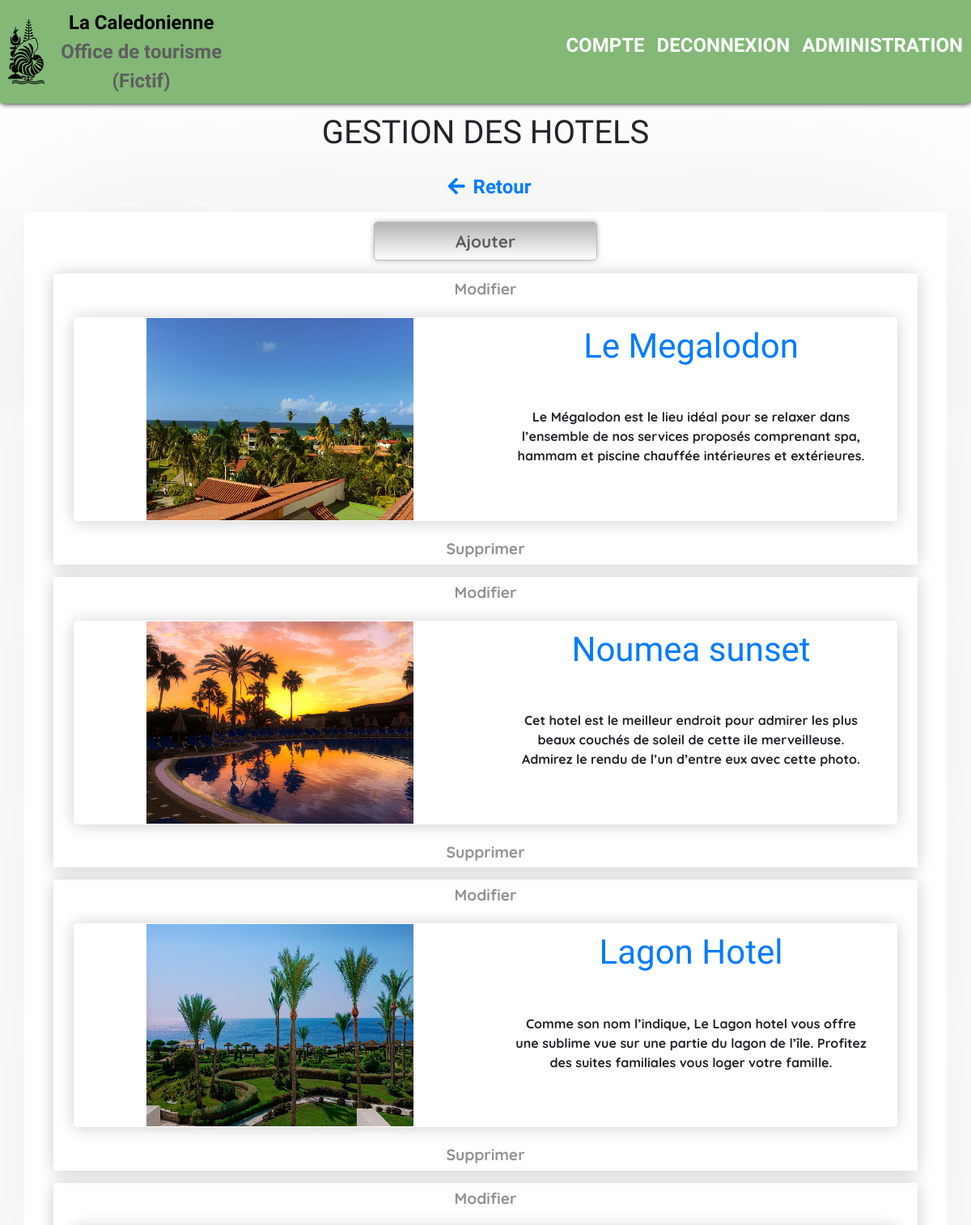
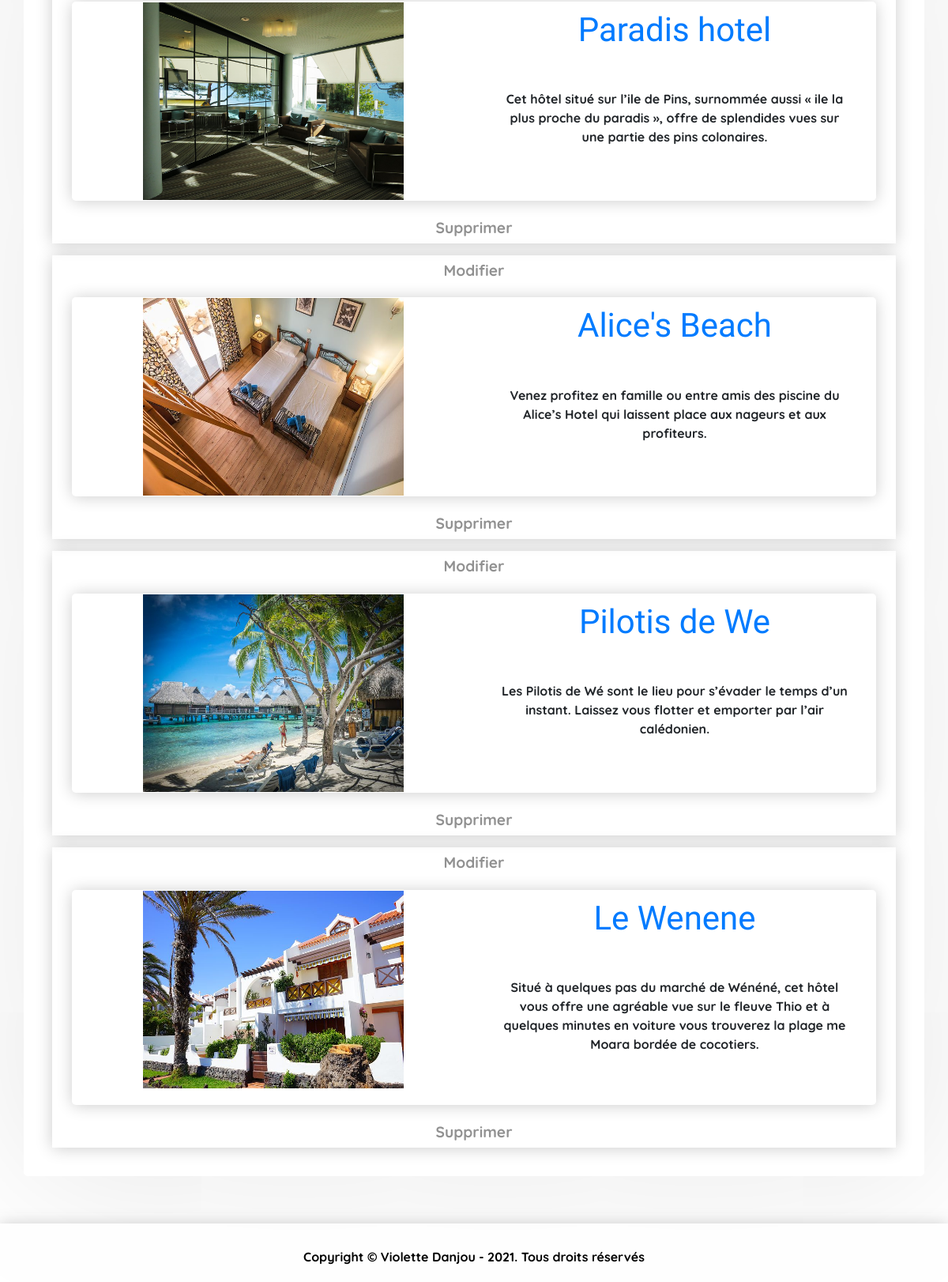
The page /index.php?action=openHotelsAdmin (signed in) on the database its author committed (2 pictures, top to bottom).
### tables this page shows
CREATE TABLE `hotels` (
  `id` int(11) NOT NULL,
  `name` varchar(255) NOT NULL,
  `content` text NOT NULL,
  `location` varchar(255) NOT NULL,
  `rooms` text NOT NULL,
  `prices` text NOT NULL,
  `picture` varchar(255) NOT NULL,
  `swimming_pool` tinyint(1) NOT NULL DEFAULT '0',
  `beach_access` tinyint(1) NOT NULL DEFAULT '0',
  `car_park` tinyint(1) NOT NULL DEFAULT '0',
  `free_wifi` tinyint(1) NOT NULL DEFAULT '0',
  `restaurant` tinyint(1) NOT NULL DEFAULT '0',
  `family_rooms` tinyint(1) NOT NULL DEFAULT '0',
  `television` tinyint(1) NOT NULL DEFAULT '0',
  `airport_shuttle` tinyint(1) NOT NULL DEFAULT '0',
  `air_conditioner` tinyint(1) NOT NULL DEFAULT '0',
  `no_smokers` tinyint(1) NOT NULL DEFAULT '0',
  `animals` tinyint(1) NOT NULL DEFAULT '0',
  `strongbox` tinyint(1) NOT NULL DEFAULT '0',
  `mini_bar` tinyint(1) NOT NULL DEFAULT '0',
  `luggage` tinyint(1) NOT NULL DEFAULT '0',
  `elevator` tinyint(1) NOT NULL DEFAULT '0',
  `sauna` tinyint(1) NOT NULL DEFAULT '0'
);

### app/controller/controller_front.php (called while the page is built, shortened)
<?php
class controller_front
{
	function openHotelsAdmin()
	{
		$hotelsManager = new HotelsManager();
	    $hotelsAdmin = $hotelsManager->getHotelsAdmin();
	    require('app/view/adminHotelsView.php');
	}
}

### app/model/HotelsManager.php (called while the page is built, shortened)
<?php
class HotelsManager extends Manager
{
    public function getHotelsAdmin()
    {
        $db = $this->dbConnect();
        $listhotels = $db->query('SELECT id, name, content, location, rooms, prices, picture FROM hotels ORDER BY id ASC');
        return $listhotels;
    }
}

### app/view/adminHotelsView.php (the view, shortened to what this page needs)
<h1>GESTION DES HOTELS</h1>
<p>
	<a href="index.php?action=openAdmin">
		<i class="fas fa-arrow-left"></i>Retour
	</a>
</p>
<div class="container">
	<div class="row admin">
		<div class="col">
			<a class="link-add" href="index.php?action=openNewHotel">Ajouter</a><br/>
				<br/>
			<?php
			while ($data = $hotelsAdmin->fetch()) : ?>
			    <div class="news-admin">
			    	<a class="link-edit" href="index.php?action=openChangeHotel&amp;id=<?= $data['id'] ?>">Modifier</a>
			    	<div class="news-img-text">
			    		<div class="col-lg-6">
			    			<img class="img-admin" src="<?= $data['picture'] ?>" alt="Hotel <?= $data['name'] ?>">
			    		</div>
			    		<div class="col-lg-6">
			    			<div class="news-text-admin">
					    		<h3>
						        	<a href="index.php?action=hotel&amp;id=<?= $data['id'] ?>">
						            	<?= htmlspecialchars($data['name']) ?>
						            </a>
					        	</h3>
					       		<p><?= nl2br($data['content']) ?> <br/></p>
					    	</div>
			    		</div>
			    	</div>
			    	<a class="link-delete" href="index.php?action=validDeleteHotel&amp;id=<?= $data['id'] ?>">Supprimer</a>
		    	</div>
			<?php
			endwhile;
			$hotelsAdmin->closeCursor(); ?>
		</div>
	</div>
</div>
<?php $content = ob_get_clean();
require('app/view/template.php');
?>

### app/public/style.css (style rules this page uses)
html { height: 100%; }
body { margin: 0px; padding-top: 120px; font-family: 'Quicksand', cursive; font-weight: bold; text-align: center; height: 100%; }
h1 { font-family: 'Single Day', cursive; margin: 20px; }
h3 { font-family: 'Single Day', cursive; margin-bottom: 20px; color: #007bff; }
p { text-align: center; margin: 10px; }
a { font-family: 'Single Day', cursive; font-size: 1.5em; }
.fa-arrow-left { margin: 10px; }
img { width: 300px; height: auto; margin: 0px; border-radius: 0px; }
.row.admin { margin-bottom: 20px; padding: 20px; border: 1px solid transparent; border-radius: 5px; box-shadow: 0 1px 200px rgba(0, 0, 0, 0.1); }
.news-admin { display: flex; flex-wrap: wrap; flex-direction: row; justify-content: space-around; align-items: center; margin-bottom: 15px; padding: 5px; box-shadow: 0 1px 20px rgba(0, 0, 0, 0.2); }
.img-admin { width: 330px; height: 250px; margin: 0px; }
.news-img-text { display: flex; justify-content: center; flex-direction: row; flex-wrap: wrap; margin: 20px; border: 1px solid transparent; border-radius: 5px; box-shadow: 0 1px 20px rgba(0, 0, 0, 0.2); }
.news-text-admin { display: flex; flex-direction: column; padding: 10px; }
.link-delete { font-family: 'Quicksand', cursive; color: #919191; font-size: 1.2em; }
.link-add { font-family: 'Quicksand', cursive; margin-bottom: 10px; padding: 10px 100px 10px 100px; border: 1px solid #bababa; box-shadow: 0px 0px 7px #bababa; border-radius: 5px; color: #5E5E5E; background: linear-gradient(#b3b3b3, #ffffff); font-size: 1.3em; }
.link-edit { font-family: 'Quicksand', cursive; color: #919191; font-size: 1.2em; }

### app/public/responsive.css (style rules this page uses)
body { padding-top: 60px; }
h1 { font-size: 1.7em; margin: 10px 0px 10px 0px; }
a { font-size: 1em; }
img { width: 260px; height: 150px; }
.news-img-text, #div-session-opinions { flex-direction: column; }
.row.admin { margin: 10px; padding: 20px 0px 0px 0px; }
.news-admin { flex-direction: column; }
.img-admin { width: 230px; height: 150px; }

### rows shown on the page
hotels: picture (picture), name "Le Megalodon", content "Le Mégalodon est le lieu idéal pour se relaxer dans l’ensemble de nos services proposés comprenant spa, hammam et piscine chauffée intérieures et extérieures."
hotels: picture (picture), name "Noumea sunset", content "Cet hotel est le meilleur endroit pour admirer les plus beaux couchés de soleil de cette ile merveilleuse. Admirez le rendu de l’un d’entre eux avec cette photo."
hotels: picture (picture), name "Lagon Hotel", content "Comme son nom l’indique, Le Lagon hotel vous offre une sublime vue sur une partie du lagon de l’île. Profitez des suites familiales vous loger votre famille."
hotels: picture (picture), name "Paradis hotel", content "Cet hôtel situé sur l’ile de Pins, surnommée aussi « ile la plus proche du paradis », offre de splendides vues sur une partie des pins colonaires."
hotels: picture (picture), name "Alice's Beach", content "Venez profitez en famille ou entre amis des piscine du Alice’s Hotel qui laissent place aux nageurs et aux profiteurs."
hotels: picture (picture), name "Pilotis de We", content "Les Pilotis de Wé sont le lieu pour s’évader le temps d’un instant. Laissez vous flotter et emporter par l’air calédonien."
hotels: picture (picture), name "Le Wenene", content "Situé à quelques pas du marché de Wénéné, cet hôtel vous offre une agréable vue sur le fleuve Thio et à quelques minutes en voiture vous trouverez la plage me Moara bordée de cocotiers."
